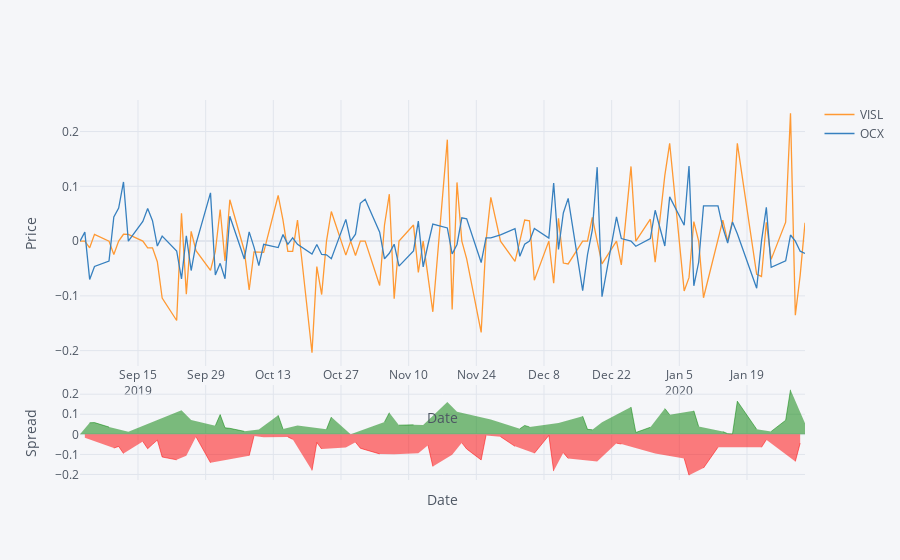

Notebook source saved alongside this figure:
### Code cell
daily_returns = compute_daily_returns(df)
plot_data(daily_returns)
